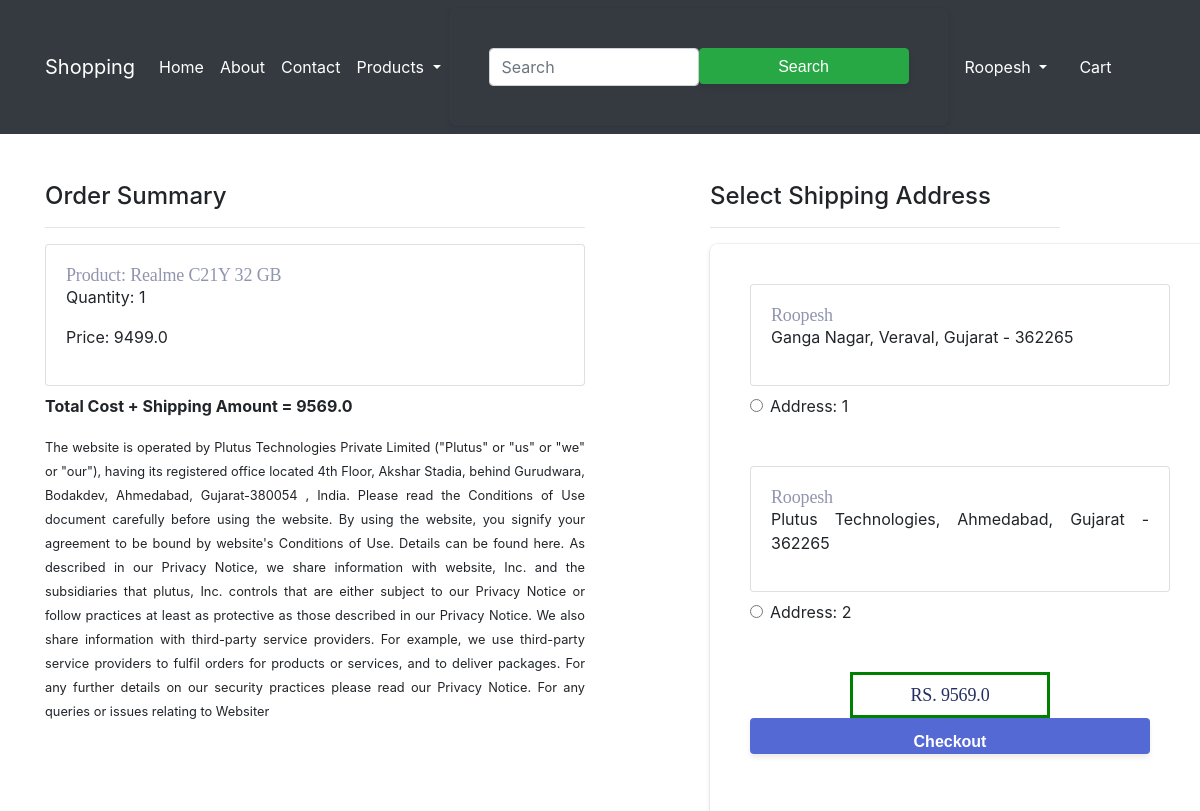
The app's page /checkout/ (signed in), older data.
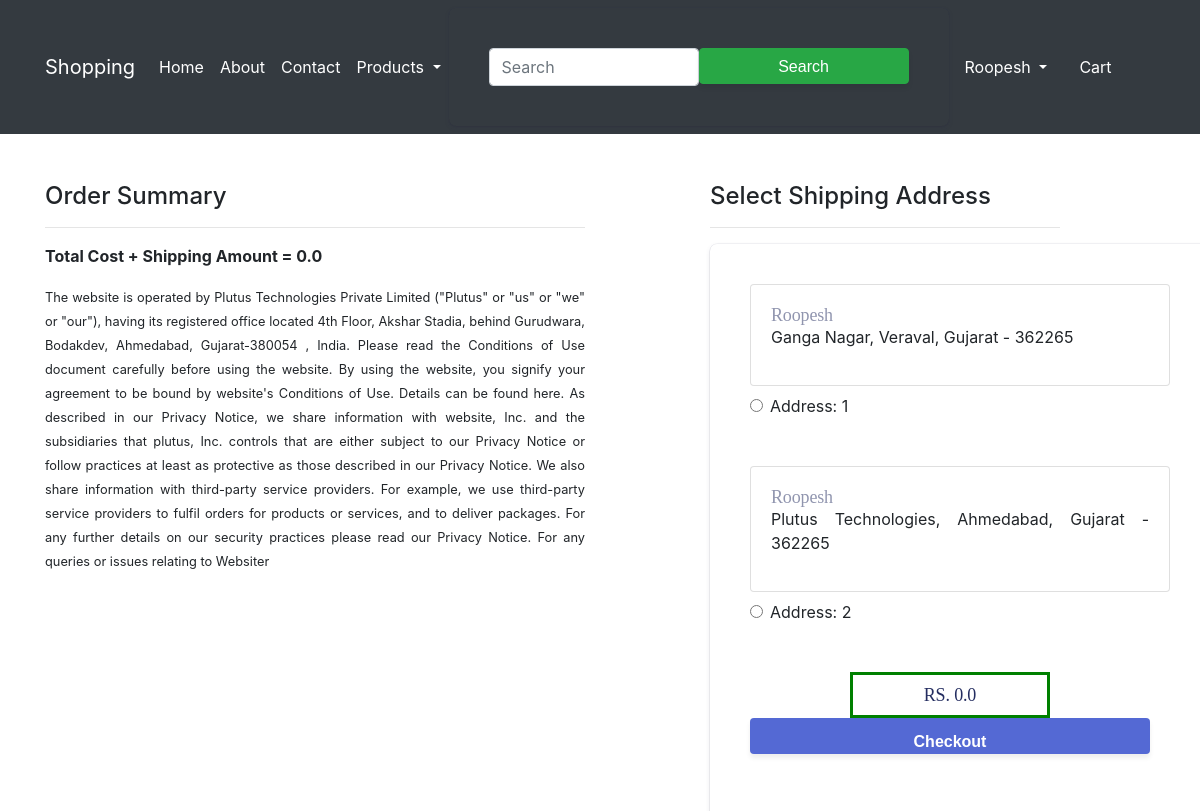
The same page, newer data.
### app/models.py (models this page shows, shortened)
class Cart(models.Model):
    user = models.ForeignKey(User, on_delete=models.CASCADE)
    product = models.ForeignKey(Product, on_delete=models.CASCADE)
    quantity = models.PositiveIntegerField(default=1)
    @property
    def total_cost(self):
        return self.quantity * self.product.discounted_price

class Product(models.Model):
    user = models.ForeignKey(User, on_delete=models.CASCADE)
    title = models.CharField(max_length=50)
    stripe_product_id = models.CharField(max_length=100)
    selling_price = models.FloatField()
    stripe_price_id = models.CharField(max_length=100)
    discounted_price = models.FloatField()
    description = models.TextField()
    brand = models.CharField(max_length=50)
    category = models.CharField(choices=CATEGORY_CHOICES, max_length=20)
    product_img = models.ImageField(upload_to='productimg')
    file = models.FileField(upload_to='product_files/', blank=True, null=True)
    url = models.URLField(blank=True, null=True)

class Customer(models.Model):
    user = models.OneToOneField(User, related_name='customer', on_delete=models.CASCADE)
    name = models.CharField(max_length=20)
    locality = models.CharField(max_length=20)
    city = models.CharField(max_length=20)
    zipcode = models.IntegerField()
    state = models.CharField(choices=STATE_CHOICES, max_length=50)

### app/views.py (the view)
# urls.py: path('checkout/', views.checkout, name='checkout'),
@login_required
def checkout(request):
    user = request.user
    add = Customer.objects.filter(user=user)
    cart_items = Cart.objects.filter(user=user)
    amount = 0.0
    shipping_amount = 70.0
    totalamount = 0.0
    cart_product = [p for p in Cart.objects.all() if p.user == request.user]
    if cart_product:
        for p in cart_product:
            tempamount = (p.quantity * p.product.discounted_price)
            amount += tempamount
        totalamount = amount + shipping_amount
    return render(request, 'app/checkout.html', {'add': add, 'totalamount': totalamount, 'cart_items': cart_items})

### app/templates/app/checkout.html (shortened to what this page needs)
{% extends 'app/basic.html' %}
{% block body %}
<div class="container" xmlns="http://www.w3.org/1999/html">
 <div class="row mt-5">
  <div class="col-sm-6">
    <h4>Order Summary</h4>
    <hr>
     {% for item in cart_items%}
        <div class="card mb-2">
          <div class="card-body">
              <h5>Product: {{item.product.title}}</h5>
              <p>Quantity: {{item.quantity}}</p>
              <p class="fw-bold">Price: {{item.total_cost}}</p>
          </div>
        </div>
     {% endfor %}
      <b><p class="fw-bold">Total Cost + Shipping Amount = {{totalamount}}</p></b>
<small>
    The website  is operated by Plutus Technologies Private Limited ("Plutus" or "us" or "we" or "our"), having its registered office located 4th Floor, Akshar Stadia, behind Gurudwara, Bodakdev, Ahmedabad, Gujarat-380054 , India. Please read the Conditions of Use document carefully before using the website. By using the  website, you signify your agreement to be bound by website's Conditions of Use. Details can be found here. As described in our Privacy Notice, we share information with website, Inc. and the subsidiaries that plutus, Inc. controls that are either subject to our Privacy Notice or follow practices at least as protective as those described in our Privacy Notice. We also share information with third-party service providers. For example, we use third-party service providers to fulfil orders for products or services, and to deliver packages. For any further details on our security practices please read our Privacy Notice. For any queries or issues relating to Websiter</small>
  </div>
  <div class="col-sm-4 offset-sm-1">
    <h4>Select Shipping Address</h4>
    <hr>
    <form action="/paymentdone" id="myform">
      {% for ad in add %}
      <div class="card">
        <div class="card-body">
        <h5>{{ad.name}}</h5>
        <p>{{ad.locality}}, {{ad.city}}, {{ad.state}} - {{ad.zipcode}}</p>
          </div>
      </div>
        <div class="form-check mt-2 mb-5">
          <input class="form-check-input" type="radio" value="{{ad.id}}" name="custid" id="custadd{{forloop.counter}}">
          <label class="form-check-label fw-bold">
            Address: {{forloop.counter}} </label>
        </div>
        {% endfor %}
        <div class="text-end">
          <section>
          <div class="product">
              <div class="description" border-color="#ffffff">
                    <h3> RS. {{totalamount}}</h3>
              </div>
          </div>
          <form action="/create-checkout-session" method="POST">
              <button type="submit" id="checkout-button">Checkout</button>
          </form>
            </section>
        </div>
      </form>
    </div>
  </div>
</div>
{% endblock %}

Row changes from the older to the newer data that the page shows:
removed Cart: product "Realme C21Y 32 GB", quantity "1", total_cost "9499.0"
Text that changed along with them:
{{ totalamount }}: "9569.0" → "0.0"
